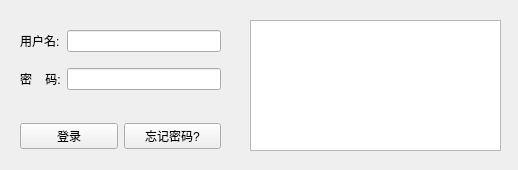
<?xml version="1.0" encoding="UTF-8"?>
<ui version="4.0">
 <class>Form</class>
 <widget class="QWidget" name="Form">
  <property name="geometry">
   <rect>
    <x>0</x>
    <y>0</y>
    <width>518</width>
    <height>170</height>
   </rect>
  </property>
  <property name="windowTitle">
   <string>Form</string>
  </property>
  <widget class="QTextBrowser" name="textBrowser">
   <property name="geometry">
    <rect>
     <x>250</x>
     <y>20</y>
     <width>251</width>
     <height>131</height>
    </rect>
   </property>
  </widget>
  <widget class="QWidget" name="">
   <property name="geometry">
    <rect>
     <x>20</x>
     <y>20</y>
     <width>201</width>
     <height>81</height>
    </rect>
   </property>
   <layout class="QGridLayout" name="gridLayout">
    <item row="0" column="0">
     <widget class="QLabel" name="label">
      <property name="text">
       <string>用户名:</string>
      </property>
     </widget>
    </item>
    <item row="0" column="1">
     <widget class="QLineEdit" name="lineEdit"/>
    </item>
    <item row="1" column="0">
     <widget class="QLabel" name="label_2">
      <property name="text">
       <string>密    码:</string>
      </property>
     </widget>
    </item>
    <item row="1" column="1">
     <widget class="QLineEdit" name="lineEdit_2"/>
    </item>
   </layout>
  </widget>
  <widget class="QWidget" name="">
   <property name="geometry">
    <rect>
     <x>20</x>
     <y>120</y>
     <width>201</width>
     <height>32</height>
    </rect>
   </property>
   <layout class="QHBoxLayout" name="horizontalLayout">
    <item>
     <widget class="QPushButton" name="pushButton">
      <property name="text">
       <string>登录</string>
      </property>
     </widget>
    </item>
    <item>
     <widget class="QPushButton" name="pushButton_2">
      <property name="text">
       <string>忘记密码?</string>
      </property>
     </widget>
    </item>
   </layout>
  </widget>
 </widget>
 <resources/>
 <connections/>
</ui>
